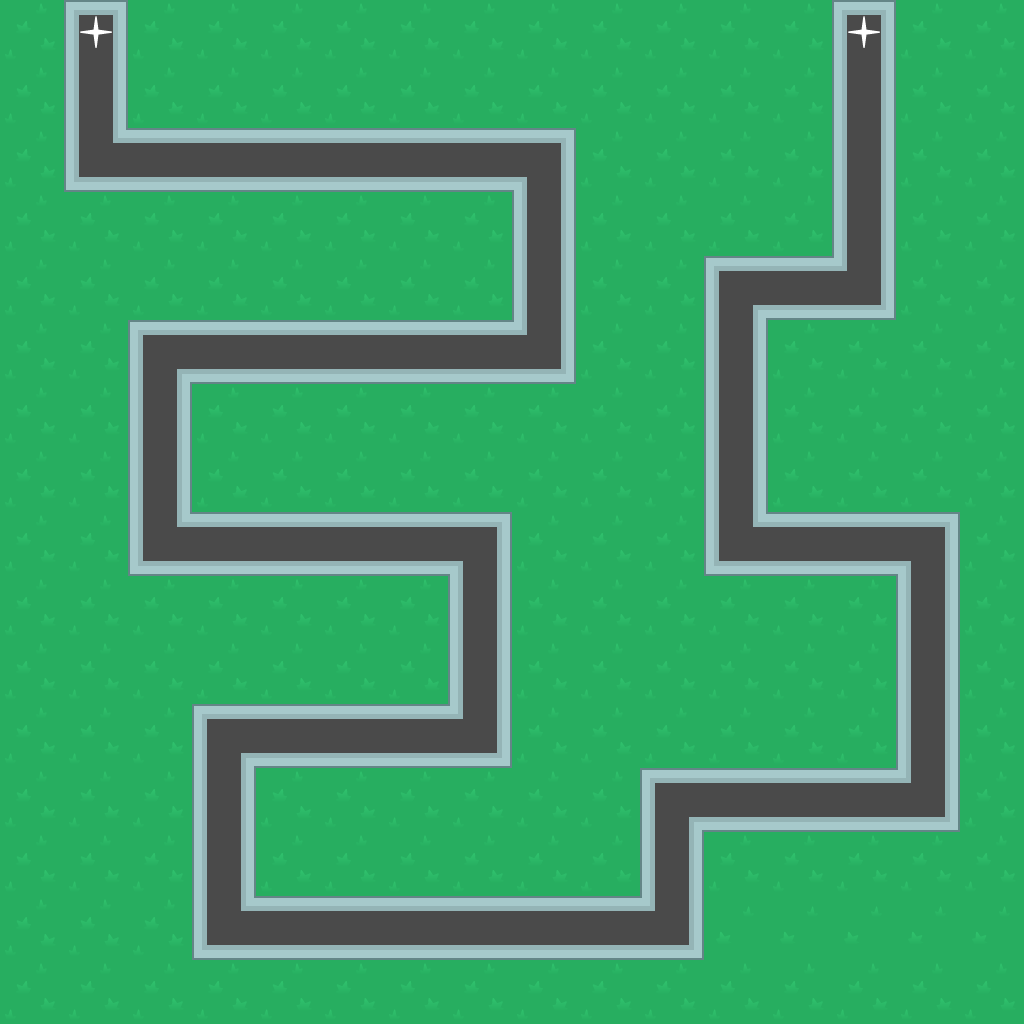

Rendered tile map (Tiled .tmx) drawn with the repository's tilesets; below, a short description and the map source with its tile grids summarised:
An orthogonal 16x16 tile map with 64x64 px tiles, 2 tile layers (Слой тайлов 2, Слой тайлов 2), 2 tilesets and 20 objects (18x collision, startPoint, endPoint).

<map version="1.0" tiledversion="1.1.5" orientation="orthogonal" renderorder="right-down" width="16" height="16" tilewidth="64" tileheight="64" infinite="0" nextobjectid="26">
 <tileset firstgid="1" name="Shooter1" tilewidth="64" tileheight="64" tilecount="540" columns="27">
  <image source="../topdown-shooter/Tilesheet/tilesheet_complete64.png" width="1728" height="1280" />
 </tileset>
 <tileset firstgid="541" name="TD" tilewidth="64" tileheight="64" tilecount="299" columns="23">
  <image source="Tilesheet/towerDefense_tilesheet64.png" width="1472" height="832" />
 </tileset>
 <layer name="Слой тайлов 2" width="16" height="16">
  <data>[256 cells, 256 non-empty, 9 distinct tile ids]</data>
 </layer>
 <layer name="Слой тайлов 2" width="16" height="16">
  <data>[256 cells, 2 non-empty, 1 distinct tile ids]</data>
 </layer>
 <objectgroup name="Слой объектов 1">
  <object id="3" name="collision" x="128" y="0" width="704" height="128" />
  <object id="5" name="collision" x="576" y="128" width="256" height="128" />
  <object id="6" name="collision" x="576" y="256" width="128" height="128" />
  <object id="9" name="collision" x="192" y="384" width="512" height="128" />
  <object id="10" name="collision" x="512" y="512" width="192" height="64" />
  <object id="11" name="collision" x="512" y="576" width="384" height="192" />
  <object id="12" name="collision" x="256" y="768" width="384" height="128" />
  <object id="13" name="collision" x="896" y="0" width="128" height="320" />
  <object id="14" name="collision" x="768" y="320" width="256" height="192" />
  <object id="15" name="collision" x="960" y="512" width="64" height="320" />
  <object id="16" name="collision" x="704" y="832" width="320" height="128" />
  <object id="17" name="collision" x="0" y="0" width="64" height="192" />
  <object id="18" name="collision" x="0" y="192" width="512" height="128" />
  <object id="19" name="collision" x="0" y="320" width="128" height="128" />
  <object id="20" name="collision" x="0" y="448" width="128" height="128" />
  <object id="21" name="collision" x="0" y="576" width="448" height="128" />
  <object id="22" name="collision" x="0" y="704" width="192" height="256" />
  <object id="23" name="collision" x="0" y="960" width="1024" height="64" />
  <object id="24" name="startPoint" x="64" y="0" width="64" height="64" />
  <object id="25" name="endPoint" x="832" y="0" width="64" height="64" />
 </objectgroup>
</map>
